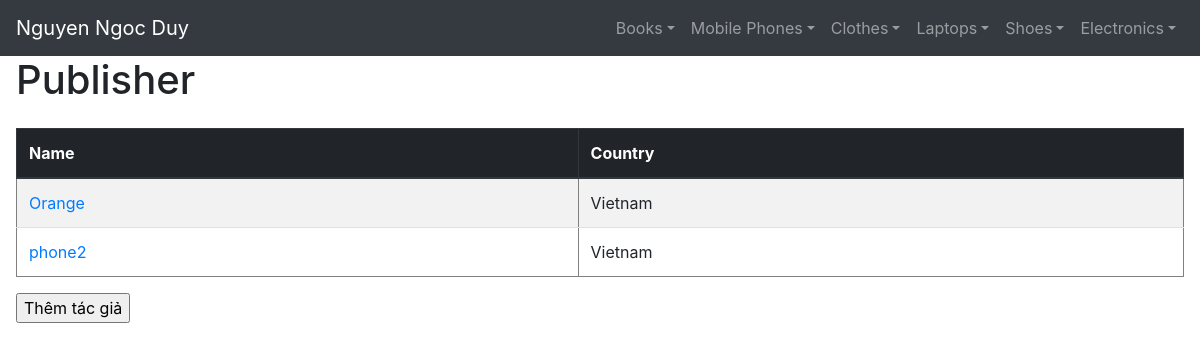
/book/publisher/, run on the app's committed database.
### manager_shop/models/books.py (models this page shows)
class Publisher(models.Model):
    name = models.CharField(max_length=255)
    country = models.CharField(max_length=255)

### manager_shop/views/books.py (the view)
# urls.py: path('publisher/', views.publisher_index),
def publisher_index(request):
    pubs = Publisher.objects.all()
    links = []
    for a in pubs:
        links.append(str(a.id)+'/change')
    return render(request, 'books/publisher_index.html', {'pubs': pubs, 'links': links})

### manager_shop/templatetags/custom_tags.py (called while the page is built)
@register.filter(name='list_index')
def list_index(mylist, index):
    return mylist[index]

### utils/context_processors.py (called while the page is built)
def ecomstore(request):
    return {
        'active_categories': Category.objects.filter(is_active=True),
        'site_name': settings.SITE_NAME,
        'meta_keywords': settings.META_KEYWORDS,
        'meta_description': settings.META_DESCRIPTION,
        'request': request
    }

### templates/books/publisher_index.html (shortened to what this page needs)
{% extends 'base_bt2.html' %}
{% load custom_tags %}
{% block content %}
    <h1>Publisher</h1>
    <div class="row mt-4">
        <div class="col">
            <table class="table table-striped" cellspacing="5" cellpadding="5" border="1">
                <thead class="thead-dark">
                <tr>
                    <th>Name</th>
                    <th>Country</th>
                </tr>
                </thead>
                {% for i in pubs %}
                    <tr valign="top">
                        <td><a href={{ links|list_index:forloop.counter0 }} >{{ i.name }}</a></td>
                        <td>{{ i.country }}</td>
                    </tr>
                {% endfor %}
            </table>
        </div>
    </div>
    <div>
        <form action="add/">
            <input type="submit" value="Thêm tác giả"/>
        </form>
    </div>
{% endblock %}

### data on the page
Publisher: name "Orange", country "Vietnam"
Publisher: name "phone2", country "Vietnam"
